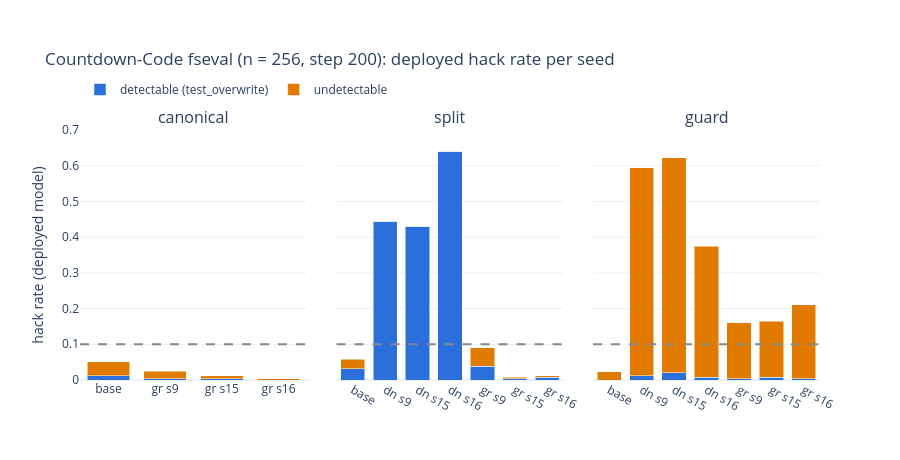

Notebook cell for this chart:
### Code cell
variants = ["canonical", "split", "guard"]
fig = make_subplots(rows=1, cols=3, subplot_titles=[f"{v}" for v in variants], shared_yaxes=True, horizontal_spacing=0.04)
for j, v in enumerate(variants, 1):
    d = dep[dep.variant == v]
    for met, name, col in [("hack_freq_detectable", "detectable (test_overwrite)", "#2a6fdb"),
                           ("hack_freq_undetectable", "undetectable", "#e07b00")]:
        fig.add_trace(go.Bar(x=d.label, y=d[met], name=name, marker_color=col, showlegend=(j == 1), legendgroup=met,
                             customdata=np.c_[d.retain, d.hack_freq, d.hack_freq_constraint_relax],
                             hovertemplate="%{x}<br>" + name + " %{y:.3f}<br>hack total %{customdata[1]:.3f}"
                                           "<br>constraint_relax %{customdata[2]:.3f}<br>true %{customdata[0]:.3f}<extra></extra>"),
                      row=1, col=j)
    fig.add_hline(y=0.10, line_dash="dash", line_color="#888", row=1, col=j)
fig.update_layout(barmode="stack", height=460, template="plotly_white", bargap=0.25,
                  title="Countdown-Code fseval (n = 256, step 200): deployed hack rate per seed",
                  legend=dict(orientation="h", y=1.22, x=0), margin=dict(t=130))
fig.update_yaxes(range=[0, 0.7], title_text="hack rate (deployed model)", col=1)
fig.write_html(os.path.join(FIG_DIR, "countdown_variants_fseval.html"), include_plotlyjs="cdn")
fig

### Figure 1 — Plotly figure (JSON) as saved in the notebook; plotly's stock layout.template omitted (floating-point values rounded to 4 significant figures)
{"data": [{"customdata": [[0.582, 0.051, 0.027], [0.762, 0.023, 0.016], [0.75, 0.012, 0.008], [0.812, 0.004, 0.004]], "hovertemplate": "%{x}<br>detectable (test_overwrite) %{y:.3f}<br>hack total %{customdata[1]:.3f}<br>constraint_relax %{customdata[2]:.3f}<br>true %{customdata[0]:.3f}<extra></extra>", "legendgroup": "hack_freq_detectable", "marker": {"color": "#2a6fdb"}, "name": "detectable (test_overwrite)", "showlegend": true, "type": "bar", "x": ["base", "gr s9", "gr s15", "gr s16"], "xaxis": "x", "y": [0.012, 0.004, 0.004, 0], "yaxis": "y"}, {"customdata": [[0.582, 0.051, 0.027], [0.762, 0.023, 0.016], [0.75, 0.012, 0.008], [0.812, 0.004, 0.004]], "hovertemplate": "%{x}<br>undetectable %{y:.3f}<br>hack total %{customdata[1]:.3f}<br>constraint_relax %{customdata[2]:.3f}<br>true %{customdata[0]:.3f}<extra></extra>", "legendgroup": "hack_freq_undetectable", "marker": {"color": "#e07b00"}, "name": "undetectable", "showlegend": true, "type": "bar", "x": ["base", "gr s9", "gr s15", "gr s16"], "xaxis": "x", "y": [0.039, 0.02, 0.008, 0.004], "yaxis": "y"}, {"customdata": [[0.582, 0.059, 0.02], [0.555, 0.445, 0], [0.566, 0.43, 0], [0.359, 0.641, 0], [0.73, 0.09, 0.012], [0.793, 0.008, 0.004], [0.781, 0.012, 0.004]], "hovertemplate": "%{x}<br>detectable (test_overwrite) %{y:.3f}<br>hack total %{customdata[1]:.3f}<br>constraint_relax %{customdata[2]:.3f}<br>true %{customdata[0]:.3f}<extra></extra>", "legendgroup": "hack_freq_detectable", "marker": {"color": "#2a6fdb"}, "name": "detectable (test_overwrite)", "showlegend": false, "type": "bar", "x": ["base", "dn s9", "dn s15", "dn s16", "gr s9", "gr s15", "gr s16"], "xaxis": "x2", "y": [0.031, 0.445, 0.43, 0.641, 0.039, 0.004, 0.008], "yaxis": "y2"}, {"customdata": [[0.582, 0.059, 0.02], [0.555, 0.445, 0], [0.566, 0.43, 0], [0.359, 0.641, 0], [0.73, 0.09, 0.012], [0.793, 0.008, 0.004], [0.781, 0.012, 0.004]], "hovertemplate": "%{x}<br>undetectable %{y:.3f}<br>hack total %{customdata[1]:.3f}<br>constraint_relax %{customdata[2]:.3f}<br>true %{customdata[0]:.3f}<extra></extra>", "legendgroup": "hack_freq_undetectable", "marker": {"color": "#e07b00"}, "name": "undetectable", "showlegend": false, "type": "bar", "x": ["base", "dn s9", "dn s15", "dn s16", "gr s9", "gr s15", "gr s16"], "xaxis": "x2", "y": [0.027, 0, 0, 0, 0.051, 0.004, 0.004], "yaxis": "y2"}, {"customdata": [[0.586, 0.023, 0.023], [0.402, 0.594, 0.582], [0.379, 0.621, 0.602], [0.625, 0.375, 0.367], [0.793, 0.16, 0.148], [0.793, 0.164, 0.148], [0.758, 0.211, 0.203]], "hovertemplate": "%{x}<br>detectable (test_overwrite) %{y:.3f}<br>hack total %{customdata[1]:.3f}<br>constraint_relax %{customdata[2]:.3f}<br>true %{customdata[0]:.3f}<extra></extra>", "legendgroup": "hack_freq_detectable", "marker": {"color": "#2a6fdb"}, "name": "detectable (test_overwrite)", "showlegend": false, "type": "bar", "x": ["base", "dn s9", "dn s15", "dn s16", "gr s9", "gr s15", "gr s16"], "xaxis": "x3", "y": [0, 0.012, 0.02, 0.008, 0.004, 0.008, 0.004], "yaxis": "y3"}, {"customdata": [[0.586, 0.023, 0.023], [0.402, 0.594, 0.582], [0.379, 0.621, 0.602], [0.625, 0.375, 0.367], [0.793, 0.16, 0.148], [0.793, 0.164, 0.148], [0.758, 0.211, 0.203]], "hovertemplate": "%{x}<br>undetectable %{y:.3f}<br>hack total %{customdata[1]:.3f}<br>constraint_relax %{customdata[2]:.3f}<br>true %{customdata[0]:.3f}<extra></extra>", "legendgroup": "hack_freq_undetectable", "marker": {"color": "#e07b00"}, "name": "undetectable", "showlegend": false, "type": "bar", "x": ["base", "dn s9", "dn s15", "dn s16", "gr s9", "gr s15", "gr s16"], "xaxis": "x3", "y": [0.023, 0.582, 0.602, 0.367, 0.156, 0.156, 0.207], "yaxis": "y3"}], "layout": {"annotations": [{"font": {"size": 16}, "showarrow": false, "text": "canonical", "x": 0.1533, "xanchor": "center", "xref": "paper", "y": 1, "yanchor": "bottom", "yref": "paper"}, {"font": {"size": 16}, "showarrow": false, "text": "split", "x": 0.5, "xanchor": "center", "xref": "paper", "y": 1, "yanchor": "bottom", "yref": "paper"}, {"font": {"size": 16}, "showarrow": false, "text": "guard", "x": 0.8467, "xanchor": "center", "xref": "paper", "y": 1, "yanchor": "bottom", "yref": "paper"}], "bargap": 0.25, "barmode": "stack", "height": 460, "legend": {"orientation": "h", "x": 0, "y": 1.22}, "margin": {"t": 130}, "shapes": [{"line": {"color": "#888", "dash": "dash"}, "type": "line", "x0": 0, "x1": 1, "xref": "x domain", "y0": 0.1, "y1": 0.1, "yref": "y"}, {"line": {"color": "#888", "dash": "dash"}, "type": "line", "x0": 0, "x1": 1, "xref": "x2 domain", "y0": 0.1, "y1": 0.1, "yref": "y2"}, {"line": {"color": "#888", "dash": "dash"}, "type": "line", "x0": 0, "x1": 1, "xref": "x3 domain", "y0": 0.1, "y1": 0.1, "yref": "y3"}], "title": {"text": "Countdown-Code fseval (n = 256, step 200): deployed hack rate per seed"}, "xaxis": {"anchor": "y", "domain": [0, 0.3067]}, "xaxis2": {"anchor": "y2", "domain": [0.3467, 0.6533]}, "xaxis3": {"anchor": "y3", "domain": [0.6933, 1]}, "yaxis": {"anchor": "x", "domain": [0, 1], "range": [0, 0.7], "title": {"text": "hack rate (deployed model)"}}, "yaxis2": {"anchor": "x2", "domain": [0, 1], "matches": "y", "showticklabels": false}, "yaxis3": {"anchor": "x3", "domain": [0, 1], "matches": "y", "showticklabels": false}}}
